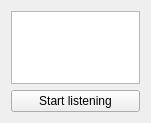
<?xml version="1.0" encoding="UTF-8"?>
<ui version="4.0">
 <class>LinDevicesWidges</class>
 <widget class="QWidget" name="LinDevicesWidges">
  <property name="geometry">
   <rect>
    <x>0</x>
    <y>0</y>
    <width>151</width>
    <height>123</height>
   </rect>
  </property>
  <property name="windowTitle">
   <string>Form</string>
  </property>
  <layout class="QGridLayout" name="gridLayout">
   <item row="0" column="0">
    <layout class="QVBoxLayout" name="verticalLayout">
     <item>
      <widget class="QListWidget" name="listWidget">
       <property name="sizePolicy">
        <sizepolicy hsizetype="Expanding" vsizetype="Expanding">
         <horstretch>0</horstretch>
         <verstretch>0</verstretch>
        </sizepolicy>
       </property>
      </widget>
     </item>
     <item>
      <widget class="QPushButton" name="pushButton">
       <property name="text">
        <string>Start listening</string>
       </property>
      </widget>
     </item>
    </layout>
   </item>
  </layout>
 </widget>
 <resources/>
 <connections/>
</ui>
